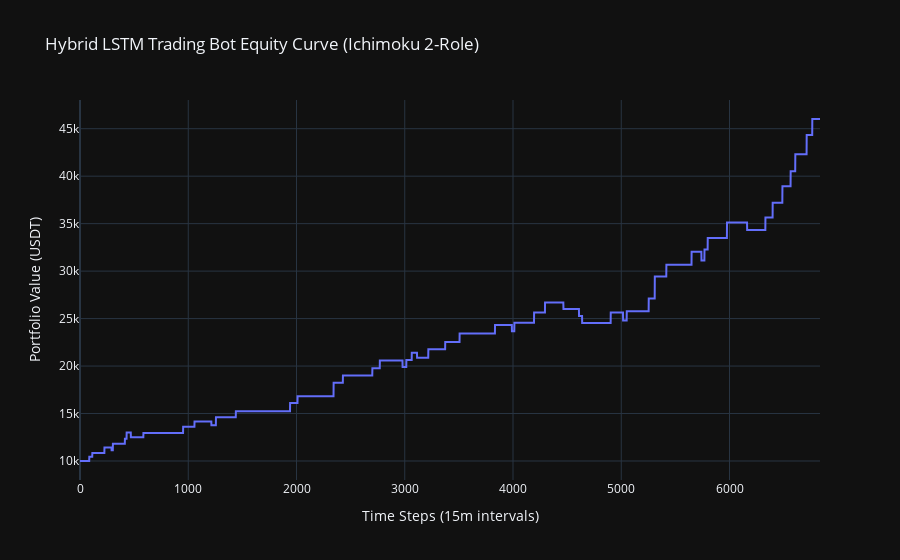

Notebook code cell kept with this figure:
### Code cell
if 'model' in locals() and model is not None and trades:
    final_capital = equity_curve[-1]
    trades_df = pd.DataFrame(trades)
    
    total_return = (final_capital - INITIAL_CAPITAL) / INITIAL_CAPITAL * 100
    num_trades = len(trades_df)
    wins = trades_df[trades_df['profit'] > 0]
    win_rate = len(wins) / num_trades if num_trades > 0 else 0
    profit_factor = abs(wins['profit'].sum() / trades_df[trades_df['profit'] <= 0]['profit'].sum()) if trades_df[trades_df['profit'] <= 0]['profit'].sum() != 0 else np.inf

    equity_s = pd.Series(equity_curve)
    mdd = abs((equity_s / equity_s.cummax() - 1).min()) * 100

    print("\n--- Hybrid Backtest Results (Ichimoku 2-Role Strategy) ---")
    print(f"Final Capital: ${final_capital:,.2f}")
    print(f"Total Return: {total_return:.2f}%")
    print("-" * 25)
    print(f"Total Trades: {num_trades} (AI Filtered)")
    print(f"Win Rate: {win_rate:.2%}")
    print(f"Profit Factor: {profit_factor:.2f}")
    print(f"Max Drawdown (MDD): {mdd:.2f}%")
    print("-" * 25)

    fig = go.Figure()
    fig.add_trace(go.Scatter(x=list(range(len(equity_curve))), y=equity_curve, mode='lines', name='Equity Curve'))
    fig.update_layout(title='Hybrid LSTM Trading Bot Equity Curve (Ichimoku 2-Role)', xaxis_title=f'Time Steps ({timeframe} intervals)', yaxis_title='Portfolio Value (USDT)', template='plotly_dark')
    fig.show()

else:
    print("\n--- Backtest Results ---")
    print("No trades were executed. Try adjusting the PROB_THRESHOLD or the core strategy.")

### Figure 1 — Plotly figure (JSON) as saved in the notebook; plotly's stock layout.template omitted (floating-point values rounded to 4 significant figures; data arrays with more than 128 entries replaced by an {"elided": "..."} marker saying what was removed)
{"data": [{"mode": "lines", "name": "Equity Curve", "type": "scatter", "x": {"elided": "6837 int values"}, "y": {"elided": "6837 float values"}}], "layout": {"title": {"text": "Hybrid LSTM Trading Bot Equity Curve (Ichimoku 2-Role)"}, "xaxis": {"title": {"text": "Time Steps (15m intervals)"}}, "yaxis": {"title": {"text": "Portfolio Value (USDT)"}}}}
